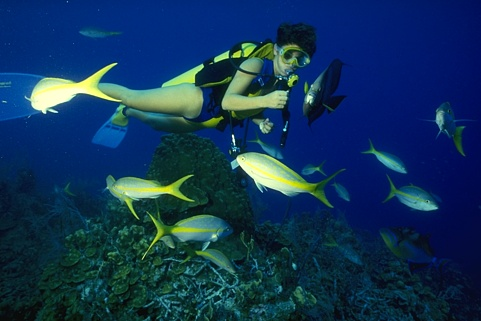
#> input picture part2/Sea.jpg, 481 x 321 px
$ python KmSegmentation.py Sea.jpg 3
#> lines starting #> are read from the running program, lines starting #| are printed output that depends on the picture

# -*- coding: UTF-8 -*-
import random
import sys
from PIL import Image

image_path=str(sys.argv[1])
k=int(sys.argv[2])
print('k=' + str(k))

im = Image.open(image_path)
#> im is the input picture: PIL image 481x321 RGB; mean R, G, B 17.5, 52.1, 86.7
print(im.mode,im.size,im.format)
#| RGB (481, 321) JPEG
#RGB　８-bit 0~255
pix = im.load()
width = int(im.size[0])  #图片的宽
#> width = 481
height = int(im.size[1]) #图片的高
#> height = 321

#设定簇数目
k_class=[[0 for i in range(3)] for i in range(k)]

pix_class=[[0 for i in range(height) ]for i in range(width)]

for x in range(k):
    for y in range(3):
        k_class[x][y]=random.randrange(0,255,1)

print(k_class)
flag=1
while flag==1:
    next_k_class = [[0 for i in range(3)] for i in range(k)]
    k_class_num = [0 for i in range(k)]
    for x in range(width):
        for y in range(height):
            r, g, b = pix[x, y]
            dist = -1
            for i in range(k):#计算每个点离那个中心点最近
                tmp1 = (r - k_class[i][0]) * (r - k_class[i][0])
                tmp2 = (g - k_class[i][1]) * (g - k_class[i][1])
                tmp3 = (b - k_class[i][2]) * (b - k_class[i][2])
                if dist == -1:
                    pix_class[x][y] = i
                    dist = tmp1 + tmp2 + tmp3
                elif tmp1 + tmp2 + tmp3 < dist:
                    pix_class[x][y] = i
                    dist = tmp1 + tmp2 + tmp3
            next_k_class[pix_class[x][y]][0] += r
            next_k_class[pix_class[x][y]][1] += g
            next_k_class[pix_class[x][y]][2] += b
            k_class_num[pix_class[x][y]] += 1
    for x in range(k):
        for y in range(3):
            if k_class_num[x] != 0:
                next_k_class[x][y] = next_k_class[x][y] // k_class_num[x]#重新计算中心点，这里取平均值
    print(next_k_class)
    flag=0
    for x in range(k):
        if next_k_class[x][0:3] != k_class[x][0:3]: #还有类未固定
            flag = 1
            break
    for x in range(k):
        k_class[x][0:3] = next_k_class[x][0:3]
#> after the loop, k_class = [[146, 188, 134], [8, 39, 49], [3, 39, 110]]; pix_class = 481 items
#聚类结束
im_new=Image.new("RGB",(width,height))
#> im_new: PIL image 481x321 RGB; every value is 0
for x in range(width):
    for y in range(height):
        r,g,b= k_class[pix_class[x][y]][0:3]
        im_new.putpixel((x,y),(r,g,b))
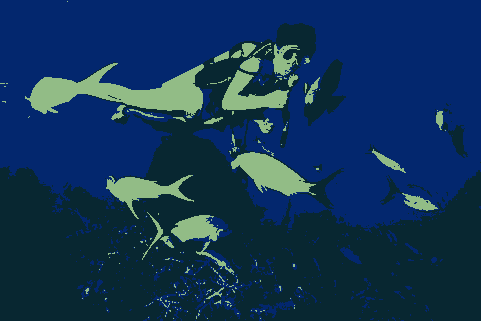
#> im_new: PIL image 481x321 RGB; mean R, G, B 16.8, 51.2, 86.2
im_new.show()
result_pic='result_picture_k='+str(k)+'.jpg'
im_new.save(result_pic)
